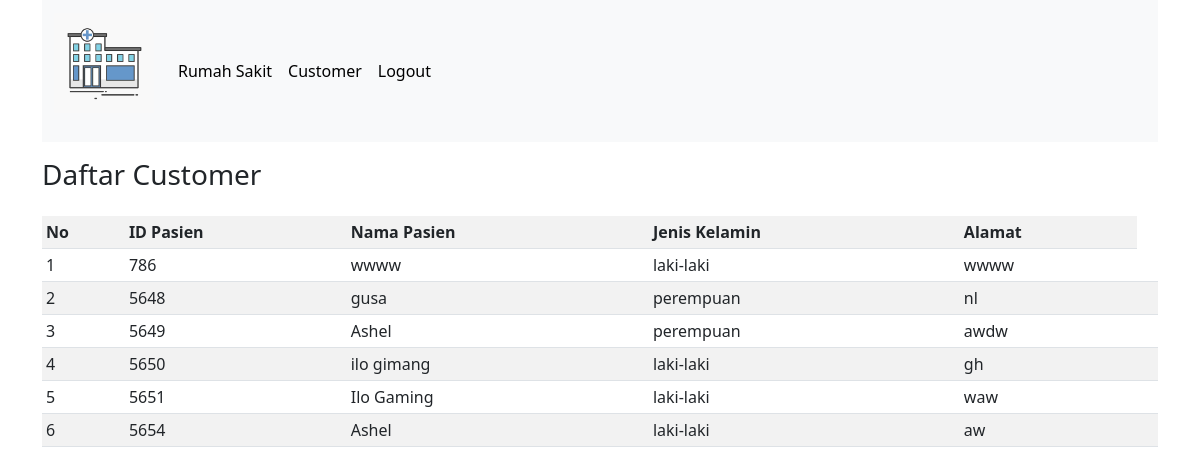
The app's page /pasien.php with its own data.
### tables this page shows
CREATE TABLE `pasien` (
  `idPasien` int(50) NOT NULL,
  `nmPasien` varchar(50) NOT NULL,
  `jk` char(15) NOT NULL,
  `alamat` varchar(50) NOT NULL
);

### pasien.php (the view, shortened to what this page needs)
<!DOCTYPE html>
<html lang="en">
<head>
    <link rel="stylesheet" href="assets/css/bootstrap.min.css">
</head>
<body>
    <div class="container">
        <nav class="navbar navbar-expand-lg navbar-light bg-light">
            <div class="container-fluid">
                <div class="navbar-brand">
                    <img src="assets/rs.jpg" style="width: 100px;" alt="logo">
                    <h4 class="mt-1 mb-2 pb-1"></h4>
                </div>
                <div class="collapse navbar-collapse" id="navbarSupportedContent">
                    <ul class="navbar-nav me-auto mb-2 mb-lg-0">
                        <li class="nav-item">
                            <a class="nav-link active" href="#">Rumah Sakit</a>
                        </li>
                        <li class="nav-item">
                            <a class="nav-link active" href="#">Customer</a>
                        </li>
                        <li class="nav-item">
                            <a class="nav-link active" href="index.php">Logout</a>
                        </li>
                    </ul>
                </div>
            </div>
        </nav>
        <div class="row mt-3">
            <div class="col-sm">
                <h3>Daftar Customer</h3>
            </div>
        </div>
        <div class="row mt-3">
            <div class="col">
                <table class="table table-striped table-hover table-sm">
                    <tr>
                        <th>No</th>
                        <th>ID Pasien</th>
                        <th>Nama Pasien</th>
                        <th>Jenis Kelamin</th>
                        <th>Alamat</th>
                    </tr>
                    <?php
                    include 'koneksi.php';
                    $no = 1;
                    $hasil = $koneksi->query("SELECT * FROM pasien");
                    ?>
                    <?php
                    while ($row = $hasil->fetch_assoc()) {
                        ?>
                        <tr>
                            <td>
                                <?= $no++; ?>
                            </td>
                            <td>
                                <?= $row['idPasien']; ?>
                            </td>
                            <td>
                                <?= $row['nmPasien']; ?>
                            </td>
                            <td>
                                <?= $row['jk']; ?>
                            </td>
                            <td>
                                <?= $row['alamat']; ?>
                            </td>
                            <td>
                        </tr>
                    <?php } ?>
                </table>
            </div>
        </div>
    </div>
</body>
</html>

### records on screen
pasien: idPasien "786", nmPasien "wwww", jk "laki-laki", alamat "wwww"
pasien: idPasien "5648", nmPasien "gusa", jk "perempuan", alamat "nl"
pasien: idPasien "5649", nmPasien "Ashel", jk "perempuan", alamat "awdw"
pasien: idPasien "5650", nmPasien "ilo gimang", jk "laki-laki", alamat "gh"
pasien: idPasien "5651", nmPasien "Ilo Gaming", jk "laki-laki", alamat "waw"
pasien: idPasien "5654", nmPasien "Ashel", jk "laki-laki", alamat "aw"
